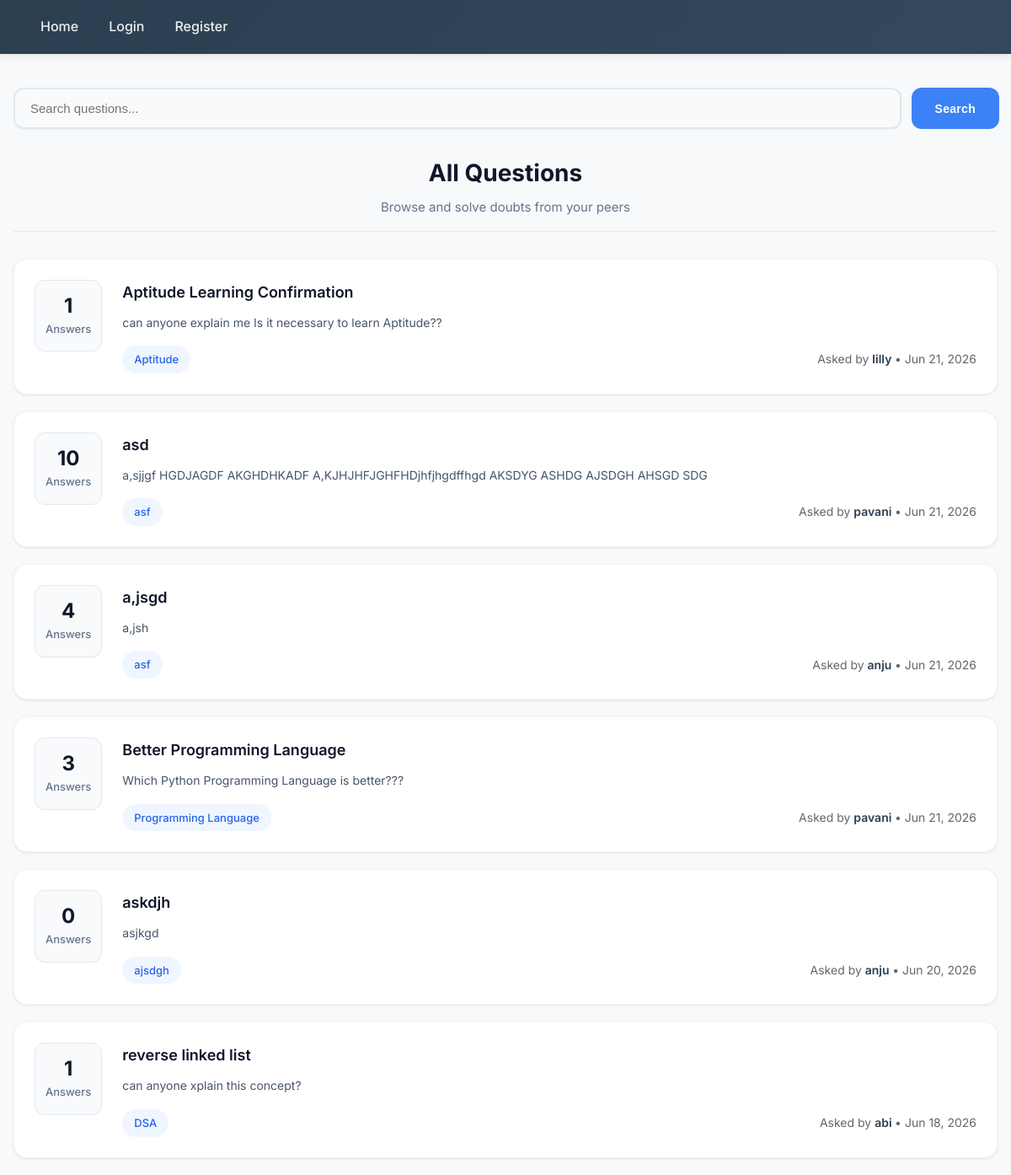
The page / on the database its author committed.
### qa/models.py (models this page shows, shortened)
class Question(models.Model):
    title = models.CharField(max_length=200)
    body = models.TextField()
    tags = models.CharField(max_length=200)
    author = models.ForeignKey(
        User,
        on_delete=models.CASCADE
    )
    created_at = models.DateTimeField(
        auto_now_add=True
    )
    views = models.PositiveIntegerField(default=0)

### qa/views.py (the view)
def home(request):
    query = request.GET.get('q')
    if query:
        questions = Question.objects.filter(
        Q(title__icontains=query) |
        Q(body__icontains=query) |
        Q(tags__icontains=query)
    ).order_by('-created_at')
    else:
        questions = Question.objects.all().order_by(
            '-created_at'
        )
    return render(
        request,
        'qa/home.html',
        {
            'questions': questions,
            'query': query
        }
    )

### qa/templates/qa/home.html (shortened to what this page needs)
{% extends 'qa/base.html' %}
{% block content %}
<div class="search-container">
    <form method="GET">
        <input
            type="text"
            name="q"
            placeholder="Search questions..."
            value="{{ query|default:'' }}"
            class="search-input"
        >
        <button type="submit" class="search-btn">
            Search
        </button>
    </form>
</div>
<div class="questions-header">
    <h1>All Questions</h1>
    <p class="subtitle">Browse and solve doubts from your peers</p>
</div>
{% for q in questions %}
<div class="question-card">
    <div class="question-stats">
        <div class="stat">
            <strong>{{ q.answers.count }}</strong>
            <span>Answers</span>
        </div>
    </div>
    <div class="question-content">
        <h3 style="margin:0;">
            <a href="{% url 'question_detail' q.id %}"
               class="question-title">
                {{ q.title }}
            </a>
        </h3>
        <p class="question-preview">
            {{ q.body|truncatewords:25 }}
        </p>
        <div class="question-footer">
            <span class="tags">
                {{ q.tags }}
            </span>
            <span class="author">
                Asked by
                <a href="{% url 'user_profile' q.author.id %}" class="author-link">
                    {{ q.author.username }}
                </a>
                    •
                    {{ q.created_at|date:"M d, Y" }}
            </span>
        </div>
    </div>
</div>
{% empty %}
<div class="empty-state">
    <h3>No Questions Yet</h3>
    <p>Be the first student to ask a doubt.</p>
</div>
{% endfor %}
{% endblock %}

### qa/templates/qa/base.html (style rules this page uses)
* { margin: 0; padding: 0; box-sizing: border-box; }
body { font-family: 'Inter', -apple-system, BlinkMacSystemFont, 'Segoe UI', Roboto, sans-serif; background: #f8f9fa; color: #2d3436; line-height: 1.6; min-height: 100vh; display: flex; flex-direction: column; }

### qa/templates/qa/home.html (style rules this page uses)
* { box-sizing: border-box; }
.search-container { margin-bottom:30px; margin-top:40px; }
.search-container form { display:flex; gap:12px; width: 1170px; }
.search-input { flex:1; padding:14px 18px; border:2px solid #e2e8f0; border-radius:12px; font-size:15px; background:#f8fafc; transition:all 0.2s ease; box-shadow:0 1px 3px rgba(0,0,0,0.04); }
.search-btn { background:#3b82f6; color:white; border:none; padding:14px 28px; border-radius:12px; cursor:pointer; font-weight:600; font-size:14px; transition:all 0.2s ease; letter-spacing:0.3px; }
.questions-header { margin-bottom:32px; border-bottom:1px solid #e2e8f0; padding-bottom:16px; text-align: center; align-items: center; }
.questions-header h1 { font-size:28px; font-weight:700; color:#0f172a; margin:0 0 6px 0; }
.subtitle { color:#64748b; font-size:15px; margin:0; }
.question-card { background:white; border-radius:16px; padding:24px; margin-bottom:20px; display:flex; gap:24px; box-shadow:0 1px 4px rgba(0,0,0,0.06), 0 1px 2px rgba(0,0,0,0.04); transition:all 0.25s ease; border:1px solid #f1f5f9; }
.question-stats { min-width:80px; text-align:center; }
.stat { background:#f8fafc; padding:16px 12px; border-radius:12px; border:1px solid #e2e8f0; }
.stat strong { display:block; font-size:24px; color:#0f172a; font-weight:700; line-height:1.2; }
.stat span { color:#64748b; font-size:13px; font-weight:500; display:block; margin-top:2px; }
.question-content { flex:1; min-width:0; }
.question-title { text-decoration:none; color:#0f172a; font-size:18px; font-weight:600; transition:color 0.2s ease; display:inline-block; }
.question-preview { margin:10px 0 0 0; color:#475569; line-height:1.6; font-size:14px; }
.question-footer { display:flex; justify-content:space-between; align-items:center; margin-top:16px; flex-wrap:wrap; gap:8px; }
.tags { background:#eff6ff; color:#2563eb; padding:6px 14px; border-radius:20px; font-size:13px; font-weight:500; display:inline-block; }
.author { color:#64748b; font-size:14px; }
.author-link { text-decoration: none; color:#1e293b; font-weight: 600; transition: color 0.2s ease; }
.author { color:#666; font-size:14px; }
.author-link { text-decoration:none; font-weight:600; color:#2c3e50; }

### rows shown on the page
Question: answers.count "1", title "Aptitude Learning Confirmation", body "can anyone explain me Is it necessary to learn Aptitude??", tags "Aptitude", author.username "lilly", created_at "Jun 21, 2026"
Question: answers.count "10", title "asd", body "a,sjjgf HGDJAGDF AKGHDHKADF A,KJHJHFJGHFHDjhfjhgdffhgd AKSDYG ASHDG AJSDGH AHSGD SDG", tags "asf", author.username "pavani", created_at "Jun 21, 2026"
Question: answers.count "4", title "a,jsgd", body "a,jsh", tags "asf", author.username "anju", created_at "Jun 21, 2026"
Question: answers.count "3", title "Better Programming Language", body "Which Python Programming Language is better???", tags "Programming Language", author.username "pavani", created_at "Jun 21, 2026"
Question: answers.count "0", title "askdjh", body "asjkgd", tags "ajsdgh", author.username "anju", created_at "Jun 20, 2026"
Question: answers.count "1", title "reverse linked list", body "can anyone xplain this concept?", tags "DSA", author.username "abi", created_at "Jun 18, 2026"
